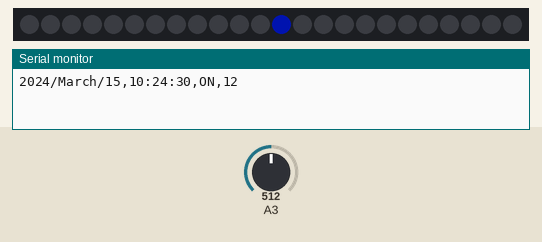
Recording of a sketch running on a simulated Arduino Uno, built with avr-gcc and run on an emulated ATmega328P. Shown: 24 RGB LEDs in strip order, left to right, the last lines printed to the serial monitor. The test bench sets the inputs (shaded band); at power-on: A3 = 512. Dim RGB values are drawn brighter than linear; the local clock reads 2024-03-15 10:24:30 at power-on unless the sketch sets it.

Above: at 1.2 s.
1.3 s: A3 set to 390
At 3.7 s:
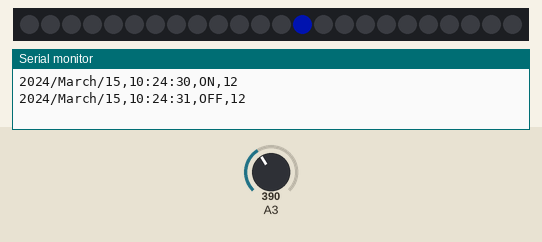
At 21.0 s:
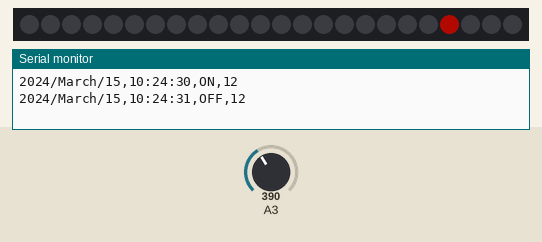
Timing chart, 0 to 22.5 s (numbered marks = the images above; inputs shaded):
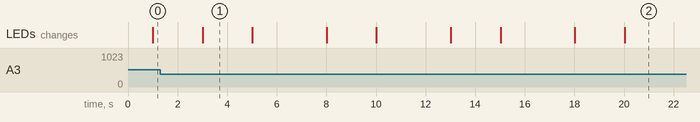

Measured:
- what the display in image 1 shows lasts 2.0 s, from 3.0 s to 5.0 s

The sketch:

better_alarm.ino
```cpp
#include "FastLED.h"
#include "DS3231.h"
#define NUM_LEDS 24
#define DATA_PIN 8
#define CLOCK_PIN 9
int pos;
int hue;
unsigned long pTime;
unsigned long dTime;
int potVal;

int StartHour;
int StartMin;
int StartSec;
int StartPos;

int StopHour;
int StopMin;
int StopSec;
int StopPos;

bool on = false;
bool off = false;

DS3231  rtc(SDA, SCL);
CRGB leds[NUM_LEDS];

Time t;

void setup() {
  LEDS.addLeds<APA102, DATA_PIN, CLOCK_PIN, RGB>(leds, NUM_LEDS);
  LEDS.setBrightness(60);
  rtc.begin();
  //rtc.setDOW(SATURDAY);     // Set Day-of-Week to SUNDAY
  //rtc.setTime(22, 3,00 );     // Set the time to 12:00:00 (24hr format)
  //rtc.setDate(7, 5, 2016);   // Set the date to January 1st, 2014
  Serial.begin(9600);

}

void loop() {
  long cTime = millis();
  potVal = analogRead(A3);
  if (cTime - dTime >= 500) {
    if (potVal >= 400) {
      int nStartP = pos;
      on = false;
      if (nStartP != StartPos) {
        if (off == false) {
          serialPrint(1);
          StartPos = nStartP;
          off = true; // make serial print once only
        }
      }
    } else {
      off = false;
      int nStopP = pos;
      if (nStopP != StopPos) {
        if (on == false) {
          serialPrint(2);
          StopPos = nStopP;
          on = true; // make serial print once only
        }
      }

    }
    dTime = cTime;
  }
  setHue();

}
```

debug.ino
```cpp
void debug(int x) {
  if (x == 1) {
    Serial.print(t.year, DEC);
    Serial.print("  ");
    Serial.print(rtc.getMonthStr());
    Serial.print("  ");
    Serial.print(t.date, DEC);
    Serial.print("  ");
    Serial.print(t.hour, DEC);
    Serial.print(":");
    Serial.print(t.min, DEC);
    Serial.print(":");
    Serial.print(t.sec, DEC);
    Serial.print("  ");
    Serial.print(pos);
    Serial.print("  ");
    Serial.print(potVal);
    Serial.println();
  } else if (x == 2) {
    Serial.println(potVal);
  } else if (x == 3) {
    //Serial.print("Start Time: ");
    Serial.print(StartHour);
    Serial.print(StartMin);
    Serial.print(StartSec);
    Serial.print(",");
    Serial.print(StartPos);
    Serial.print(",");
    //Serial.print("    Stop Time: ");
    Serial.print(StopHour);
    Serial.print(StopMin);
    Serial.print(StopSec);
    Serial.print(",");
    Serial.print(StopPos);
    Serial.println();
  }


}
```

serialPrint.ino
```cpp
void serialPrint(int x) {
  if (x == 1) {
    Serial.print(t.year, DEC);
    Serial.print("/");
    Serial.print(rtc.getMonthStr());
    Serial.print("/");
    Serial.print(t.date, DEC);
    Serial.print(",");
    Serial.print(t.hour, DEC);
    Serial.print(":");
    Serial.print(t.min, DEC);
    Serial.print(":");
    Serial.print(t.sec, DEC);
    Serial.print(",");
    Serial.print("ON");
    Serial.print(",");
    Serial.print(pos);
    Serial.println();
  } else if (x == 2) {
    Serial.print(t.year, DEC);
    Serial.print("/");
    Serial.print(rtc.getMonthStr());
    Serial.print("/");
    Serial.print(t.date, DEC);
    Serial.print(",");
    Serial.print(t.hour, DEC);
    Serial.print(":");
    Serial.print(t.min, DEC);
    Serial.print(":");
    Serial.print(t.sec, DEC);
    Serial.print(",");
    Serial.print("OFF");
    Serial.print(",");
    Serial.print(pos);
    Serial.println();
  }
}
```

setHue.ino
```cpp
void setHue(){
  t = rtc.getTime();
  setPos(0, 60, 0, 24, 6, 19, 155, 5); //use min for demostration purpose
  pos = map(t.sec, 0, 60, 0, 24); //mapping time range to led pos
  long cTime = millis();
  if (cTime - pTime >= 1000) {
    if (pos == 0) {
      leds[23] = CRGB::Black;
    } else {
      leds[pos - 1] = CRGB::Black;
    }
    leds[pos] = CHSV(hue, 255, 255);
    //debug(3);
    pTime = cTime;
  }
  FastLED.show();
}
```

set_pos.ino
```cpp
void setPos(int r1, int r2, int r3, int r4, int pos1, int pos2, int h1, int h2){
    pos = map(t.sec, r1, r2, r3, r4); //mapping time range to led pos

  if (pos >= pos1 && pos <= pos2) {
    hue = h1;
  } else {
    hue = h2;
  }
}
```
